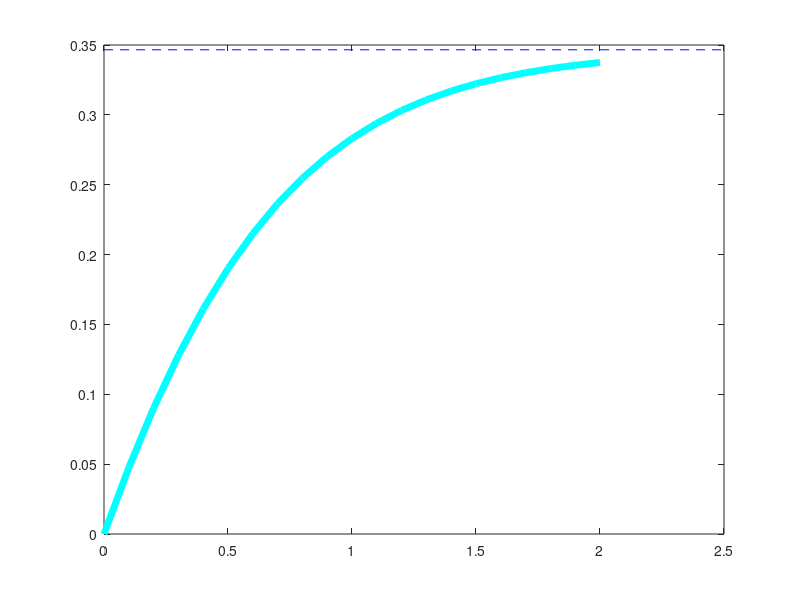

The MATLAB source for this figure: (Note: this script raises an error after producing the figure.)
%% construct variables
% x = -8 + 0.08 : 0.16 : 8 - 0.08;
% y = -8 + 0.08 : 0.16 : 8 - 0.08;
x = -10 + 0.1 : 0.2 : 10 - 0.1;
y = -10 + 0.1 : 0.2 : 10 - 0.1;
% x: M, t: N, y: K
M = 100;        N = 100;            K = 100;
% s = p(y|x), K * M
s = zeros(K, M);
for k = 1 : K
    for i = 1 : M
        s(k, i) = exp(-(x(i) - y(k)) * (x(i) - y(k)) / 2) / sqrt(2 * pi);
    end
end
for i = 1 : M
    s(:, i) = s(:, i) / sum(s(:, i));
end
% px = p(x), 1 * M
px = zeros(1, M);
for i = 1 : M
    px(i) = exp(-x(i) * x(i) / 2) / sqrt(2 * pi);
end
px = px / sum(px);
% pxy = p(x, y), K * M
% pxy = s .* px;
pxy = zeros(K, M);
for i = 1 : M
   pxy(:, i) = s(:, i) * px(i); 
end
% py = p(y), 1 * K
py = ones(1, M) * pxy';

p = px';        q = py';
% save("parameters_gaussian", "pxy", "s", "p", "q");

%% theoretical bound of information curve
IXY = sum(sum(pxy .* log(pxy))) - sum(pxy * log(px')) - sum(log(py) * pxy);
% card_T = log2(N);
x = [0, 2.5];        y = [IXY, IXY];         plot(x, y, 'b--', 'HandleVisibility', 'off');                 hold on;
% x = [card_T, card_T];   y = [0, IXY];           line(x, y);             hold on;

%% theoretical information curve
x_axis = 0 : 0.1 : 2;
y_axis = -0.5 * log( (1 + exp(-2 * x_axis)) / 2 );
plot(x_axis, y_axis, 'c', 'LineWidth', 5.0);       hold on;

%% approximated information curve
% initialization for IR case
ITX_target = 0.05 : 0.05 : 2.3;
ITY_target = -0.5 * log( (1 + exp(-2 * ITX_target)) / 2 );
% initialization for RI case
% ITY_target = 0.04 : 0.04 : 0.2;
% ITX_target = -log(2 * exp(-2 * ITY_target) - 1) / 2;
lambda_target = 1 + exp(2 * ITX_target);
[~, trials] = size(lambda_target);
time_list = zeros(1, trials);
iteration_list = zeros(1, trials);
lambda_list = zeros(1, trials);
max_loops = 10;

points_cba = zeros(trials, 2);
for trial = 1 : trials
    for loop = 1 : max_loops
        tic;
        [w, r, z, d, ITY, iter, lambda_ret, ITX_ret, ITY_ret, ITX_list, ITY_list] = ...
            CBA_IB_IR(M, N, K, p, s, q, ITX_target(trial), ITY_target(trial), 10, 1e4, 1e-2, 1e-6);
%         [w, r, z, d, iter, lambda_ret, ITX_ret, ITY_ret, ITX_list, ITY_list] = ...
%             CBA_IB_RI(M, N, K, p, s, q, ITY_target(trial), 10, 1e4, 1e-2, 1e-6);
        time = toc;
        time_list(trial) = time_list(trial) + time / max_loops;
        iteration_list(trial) = iteration_list(trial) + iter / max_loops;
        lambda_list(trial) = lambda_list(trial) + lambda_ret / max_loops;
    end
%     ITX = sum(p' * (w .* log(w ./ r)));
%     ITY = -sum(p' * (w .* d)) - sum(q .* log(q));
    ITX = ITX_ret;       ITY = ITY_ret;
%     fprintf("ITX_pred = %f, ITX_ret = %f; ITY_pred = %f, ITY_ret = %f;\n  lambda_pred = %f, lambda_ret = %f; number of iteration = %f, time = %f sec\n", ...
%          ITX_target(trial), ITX, ITY_target(trial), ITY, lambda_target(trial), lambda_list(trial), iteration_list(trial), time_list(trial));
    plot(ITX, ITY, 'ro');
    points_cba(trial, 1) = ITX;     points_cba(trial, 2) = ITY;
    hold on;
end
points_abp = points_cba;
% save("parameters_gaussian.mat", 'points_abp');

% plot(x,y,'Color',[0.9,0.9,0.9],'LineWidth',5.0);
% scatter(points_ba(:,1),points_ba(:,2),'bx');
% scatter(points_cba(:,1),points_cba(:,2),'ro');
% legend('theoretical curve','BA Algorithm','ABP Algorithm');
% axis([0,2.5,0,0.35]);
% saveas(gcf,'*.png');
